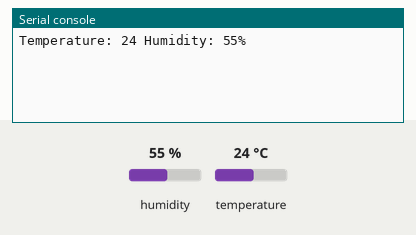
The program below on a simulated MicroPython board. Shown: the last lines printed to the serial console. The test bench sets the inputs (shaded band); at power-on: humidity 55 %, temperature 24 °C.

Above: at 1.2 s.
1.3 s: humidity set to 22 %
At 2.1 s:
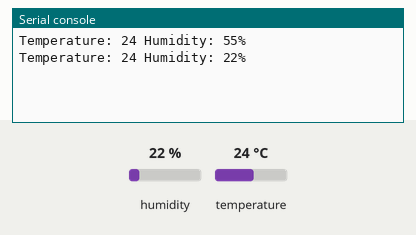
3.4 s: temperature set to 12 °C
At 5.3 s:
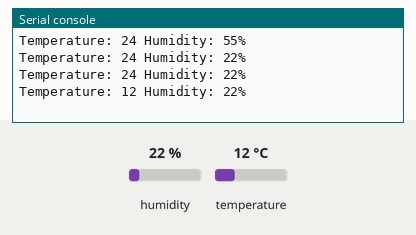
5.5 s: humidity set to 40 %
At 6.8 s:
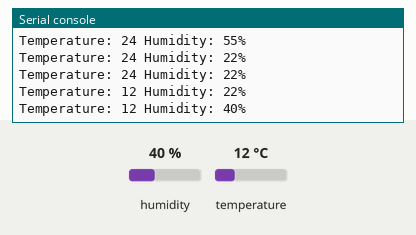
Timing chart, 0 to 8.5 s (numbered marks = the images above; inputs shaded):
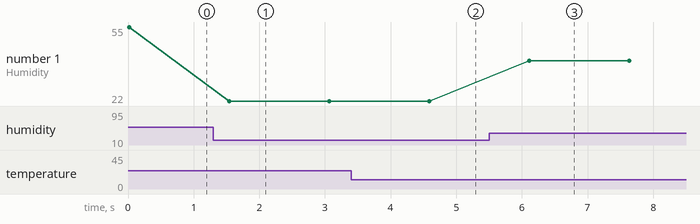

Measured:
- after the input at 1.3 s, the serial console: prints a new line after 0.25 s (image 1)
- after the input at 3.4 s, the serial console: prints a new line after 1.2 s (image 2)
- after the input at 5.5 s, the serial console: prints a new line after 0.61 s (image 3)
- plotted number 1: 55 → 22 after the input at 1.3 s, 22 → 40 after the input at 5.5 s

The program:

dht11_sensor.py
```python
import machine
import dht
import time

sensor = dht.DHT11(machine.Pin(4))


while True:
    sensor.measure()
    t = sensor.temperature()
    h = sensor.humidity()

    print('Temperature: %d Humidity: %d%%' %(t,h))
    time.sleep_ms(1500)
```
